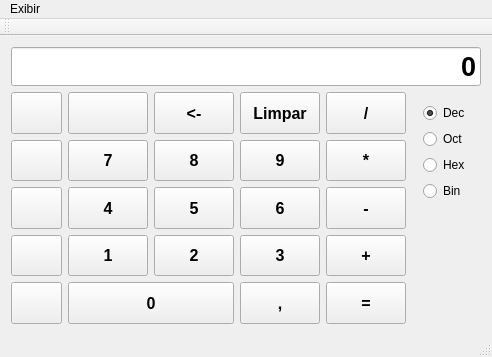
<?xml version="1.0" encoding="UTF-8"?>
<ui version="4.0">
 <class>MainWindow</class>
 <widget class="QMainWindow" name="MainWindow">
  <property name="geometry">
   <rect>
    <x>0</x>
    <y>0</y>
    <width>466</width>
    <height>357</height>
   </rect>
  </property>
  <property name="windowTitle">
   <string>MainWindow</string>
  </property>
  <property name="styleSheet">
   <string notr="true"/>
  </property>
  <widget class="QWidget" name="centralWidget">
   <layout class="QVBoxLayout" name="verticalLayout_2">
    <item>
     <widget class="QLineEdit" name="visor">
      <property name="font">
       <font>
        <pointsize>20</pointsize>
        <weight>75</weight>
        <bold>true</bold>
       </font>
      </property>
      <property name="text">
       <string>0</string>
      </property>
      <property name="maxLength">
       <number>15</number>
      </property>
      <property name="alignment">
       <set>Qt::AlignRight|Qt::AlignTrailing|Qt::AlignVCenter</set>
      </property>
      <property name="readOnly">
       <bool>true</bool>
      </property>
     </widget>
    </item>
    <item>
     <layout class="QHBoxLayout" name="horizontalLayout">
      <item>
       <layout class="QGridLayout" name="gridLayout_2">
        <item row="7" column="0">
         <widget class="QPushButton" name="pushButton_9">
          <property name="sizePolicy">
           <sizepolicy hsizetype="Expanding" vsizetype="Expanding">
            <horstretch>0</horstretch>
            <verstretch>0</verstretch>
           </sizepolicy>
          </property>
          <property name="font">
           <font>
            <pointsize>12</pointsize>
            <weight>75</weight>
            <bold>true</bold>
           </font>
          </property>
          <property name="text">
           <string/>
          </property>
         </widget>
        </item>
        <item row="7" column="1">
         <widget class="QPushButton" name="btn4">
          <property name="sizePolicy">
           <sizepolicy hsizetype="Expanding" vsizetype="Expanding">
            <horstretch>0</horstretch>
            <verstretch>0</verstretch>
           </sizepolicy>
          </property>
          <property name="font">
           <font>
            <pointsize>12</pointsize>
            <weight>75</weight>
            <bold>true</bold>
           </font>
          </property>
          <property name="text">
           <string>4</string>
          </property>
         </widget>
        </item>
        <item row="9" column="0">
         <widget class="QPushButton" name="pushButton">
          <property name="sizePolicy">
           <sizepolicy hsizetype="Expanding" vsizetype="Expanding">
            <horstretch>0</horstretch>
            <verstretch>0</verstretch>
           </sizepolicy>
          </property>
          <property name="font">
           <font>
            <pointsize>12</pointsize>
            <weight>75</weight>
            <bold>true</bold>
           </font>
          </property>
          <property name="text">
           <string/>
          </property>
         </widget>
        </item>
        <item row="9" column="1">
         <widget class="QPushButton" name="btn1">
          <property name="sizePolicy">
           <sizepolicy hsizetype="Expanding" vsizetype="Expanding">
            <horstretch>0</horstretch>
            <verstretch>0</verstretch>
           </sizepolicy>
          </property>
          <property name="font">
           <font>
            <pointsize>12</pointsize>
            <weight>75</weight>
            <bold>true</bold>
           </font>
          </property>
          <property name="text">
           <string>1</string>
          </property>
         </widget>
        </item>
        <item row="9" column="2">
         <widget class="QPushButton" name="btn2">
          <property name="sizePolicy">
           <sizepolicy hsizetype="Expanding" vsizetype="Expanding">
            <horstretch>0</horstretch>
            <verstretch>0</verstretch>
           </sizepolicy>
          </property>
          <property name="font">
           <font>
            <pointsize>12</pointsize>
            <weight>75</weight>
            <bold>true</bold>
           </font>
          </property>
          <property name="text">
           <string>2</string>
          </property>
         </widget>
        </item>
        <item row="9" column="3">
         <widget class="QPushButton" name="btn3">
          <property name="sizePolicy">
           <sizepolicy hsizetype="Expanding" vsizetype="Expanding">
            <horstretch>0</horstretch>
            <verstretch>0</verstretch>
           </sizepolicy>
          </property>
          <property name="font">
           <font>
            <pointsize>12</pointsize>
            <weight>75</weight>
            <bold>true</bold>
           </font>
          </property>
          <property name="text">
           <string>3</string>
          </property>
         </widget>
        </item>
        <item row="9" column="4">
         <widget class="QPushButton" name="btnSoma">
          <property name="sizePolicy">
           <sizepolicy hsizetype="Expanding" vsizetype="Expanding">
            <horstretch>0</horstretch>
            <verstretch>0</verstretch>
           </sizepolicy>
          </property>
          <property name="font">
           <font>
            <pointsize>12</pointsize>
            <weight>75</weight>
            <bold>true</bold>
           </font>
          </property>
          <property name="text">
           <string>+</string>
          </property>
         </widget>
        </item>
        <item row="10" column="0">
         <widget class="QPushButton" name="pushButton_2">
          <property name="sizePolicy">
           <sizepolicy hsizetype="Expanding" vsizetype="Expanding">
            <horstretch>0</horstretch>
            <verstretch>0</verstretch>
           </sizepolicy>
          </property>
          <property name="font">
           <font>
            <pointsize>12</pointsize>
            <weight>75</weight>
            <bold>true</bold>
           </font>
          </property>
          <property name="text">
           <string/>
          </property>
         </widget>
        </item>
        <item row="10" column="1" colspan="2">
         <widget class="QPushButton" name="btn0">
          <property name="sizePolicy">
           <sizepolicy hsizetype="Expanding" vsizetype="Expanding">
            <horstretch>0</horstretch>
            <verstretch>0</verstretch>
           </sizepolicy>
          </property>
          <property name="font">
           <font>
            <pointsize>12</pointsize>
            <weight>75</weight>
            <bold>true</bold>
           </font>
          </property>
          <property name="text">
           <string>0</string>
          </property>
         </widget>
        </item>
        <item row="10" column="3">
         <widget class="QPushButton" name="btnVirg">
          <property name="sizePolicy">
           <sizepolicy hsizetype="Expanding" vsizetype="Expanding">
            <horstretch>0</horstretch>
            <verstretch>0</verstretch>
           </sizepolicy>
          </property>
          <property name="font">
           <font>
            <pointsize>12</pointsize>
            <weight>75</weight>
            <bold>true</bold>
           </font>
          </property>
          <property name="text">
           <string>,</string>
          </property>
         </widget>
        </item>
        <item row="10" column="4">
         <widget class="QPushButton" name="btnIgual">
          <property name="sizePolicy">
           <sizepolicy hsizetype="Expanding" vsizetype="Expanding">
            <horstretch>0</horstretch>
            <verstretch>0</verstretch>
           </sizepolicy>
          </property>
          <property name="font">
           <font>
            <pointsize>12</pointsize>
            <weight>75</weight>
            <bold>true</bold>
           </font>
          </property>
          <property name="text">
           <string>=</string>
          </property>
         </widget>
        </item>
        <item row="7" column="2">
         <widget class="QPushButton" name="btn5">
          <property name="sizePolicy">
           <sizepolicy hsizetype="Expanding" vsizetype="Expanding">
            <horstretch>0</horstretch>
            <verstretch>0</verstretch>
           </sizepolicy>
          </property>
          <property name="font">
           <font>
            <pointsize>12</pointsize>
            <weight>75</weight>
            <bold>true</bold>
           </font>
          </property>
          <property name="text">
           <string>5</string>
          </property>
         </widget>
        </item>
        <item row="7" column="3">
         <widget class="QPushButton" name="btn6">
          <property name="sizePolicy">
           <sizepolicy hsizetype="Expanding" vsizetype="Expanding">
            <horstretch>0</horstretch>
            <verstretch>0</verstretch>
           </sizepolicy>
          </property>
          <property name="font">
           <font>
            <pointsize>12</pointsize>
            <weight>75</weight>
            <bold>true</bold>
           </font>
          </property>
          <property name="text">
           <string>6</string>
          </property>
         </widget>
        </item>
        <item row="7" column="4">
         <widget class="QPushButton" name="btnSub">
          <property name="sizePolicy">
           <sizepolicy hsizetype="Expanding" vsizetype="Expanding">
            <horstretch>0</horstretch>
            <verstretch>0</verstretch>
           </sizepolicy>
          </property>
          <property name="font">
           <font>
            <pointsize>12</pointsize>
            <weight>75</weight>
            <bold>true</bold>
           </font>
          </property>
          <property name="text">
           <string>-</string>
          </property>
         </widget>
        </item>
        <item row="4" column="2">
         <widget class="QPushButton" name="btnBackSpace">
          <property name="sizePolicy">
           <sizepolicy hsizetype="Expanding" vsizetype="Expanding">
            <horstretch>0</horstretch>
            <verstretch>0</verstretch>
           </sizepolicy>
          </property>
          <property name="font">
           <font>
            <pointsize>12</pointsize>
            <weight>75</weight>
            <bold>true</bold>
           </font>
          </property>
          <property name="text">
           <string>&lt;-</string>
          </property>
         </widget>
        </item>
        <item row="4" column="4">
         <widget class="QPushButton" name="btnDiv">
          <property name="sizePolicy">
           <sizepolicy hsizetype="Expanding" vsizetype="Expanding">
            <horstretch>0</horstretch>
            <verstretch>0</verstretch>
           </sizepolicy>
          </property>
          <property name="font">
           <font>
            <pointsize>12</pointsize>
            <weight>75</weight>
            <bold>true</bold>
           </font>
          </property>
          <property name="text">
           <string>/</string>
          </property>
         </widget>
        </item>
        <item row="4" column="3">
         <widget class="QPushButton" name="btnLimpar">
          <property name="sizePolicy">
           <sizepolicy hsizetype="Expanding" vsizetype="Expanding">
            <horstretch>0</horstretch>
            <verstretch>0</verstretch>
           </sizepolicy>
          </property>
          <property name="font">
           <font>
            <pointsize>12</pointsize>
            <weight>75</weight>
            <bold>true</bold>
           </font>
          </property>
          <property name="text">
           <string>Limpar</string>
          </property>
         </widget>
        </item>
        <item row="6" column="1">
         <widget class="QPushButton" name="btn7">
          <property name="sizePolicy">
           <sizepolicy hsizetype="Expanding" vsizetype="Expanding">
            <horstretch>0</horstretch>
            <verstretch>0</verstretch>
           </sizepolicy>
          </property>
          <property name="font">
           <font>
            <pointsize>12</pointsize>
            <weight>75</weight>
            <bold>true</bold>
           </font>
          </property>
          <property name="text">
           <string>7</string>
          </property>
         </widget>
        </item>
        <item row="4" column="1">
         <widget class="QPushButton" name="pushButton_17">
          <property name="sizePolicy">
           <sizepolicy hsizetype="Expanding" vsizetype="Expanding">
            <horstretch>0</horstretch>
            <verstretch>0</verstretch>
           </sizepolicy>
          </property>
          <property name="font">
           <font>
            <pointsize>12</pointsize>
            <weight>75</weight>
            <bold>true</bold>
           </font>
          </property>
          <property name="text">
           <string/>
          </property>
         </widget>
        </item>
        <item row="6" column="0">
         <widget class="QPushButton" name="pushButton_14">
          <property name="sizePolicy">
           <sizepolicy hsizetype="Expanding" vsizetype="Expanding">
            <horstretch>0</horstretch>
            <verstretch>0</verstretch>
           </sizepolicy>
          </property>
          <property name="font">
           <font>
            <pointsize>12</pointsize>
            <weight>75</weight>
            <bold>true</bold>
           </font>
          </property>
          <property name="text">
           <string/>
          </property>
         </widget>
        </item>
        <item row="4" column="0">
         <widget class="QPushButton" name="pushButton_22">
          <property name="sizePolicy">
           <sizepolicy hsizetype="Expanding" vsizetype="Expanding">
            <horstretch>0</horstretch>
            <verstretch>0</verstretch>
           </sizepolicy>
          </property>
          <property name="font">
           <font>
            <pointsize>12</pointsize>
            <weight>75</weight>
            <bold>true</bold>
           </font>
          </property>
          <property name="text">
           <string/>
          </property>
         </widget>
        </item>
        <item row="6" column="2">
         <widget class="QPushButton" name="btn8">
          <property name="sizePolicy">
           <sizepolicy hsizetype="Expanding" vsizetype="Expanding">
            <horstretch>0</horstretch>
            <verstretch>0</verstretch>
           </sizepolicy>
          </property>
          <property name="font">
           <font>
            <pointsize>12</pointsize>
            <weight>75</weight>
            <bold>true</bold>
           </font>
          </property>
          <property name="text">
           <string>8</string>
          </property>
         </widget>
        </item>
        <item row="6" column="3">
         <widget class="QPushButton" name="btn9">
          <property name="sizePolicy">
           <sizepolicy hsizetype="Expanding" vsizetype="Expanding">
            <horstretch>0</horstretch>
            <verstretch>0</verstretch>
           </sizepolicy>
          </property>
          <property name="font">
           <font>
            <pointsize>12</pointsize>
            <weight>75</weight>
            <bold>true</bold>
           </font>
          </property>
          <property name="text">
           <string>9</string>
          </property>
         </widget>
        </item>
        <item row="6" column="4">
         <widget class="QPushButton" name="btnMult">
          <property name="sizePolicy">
           <sizepolicy hsizetype="Expanding" vsizetype="Expanding">
            <horstretch>0</horstretch>
            <verstretch>0</verstretch>
           </sizepolicy>
          </property>
          <property name="font">
           <font>
            <pointsize>12</pointsize>
            <weight>75</weight>
            <bold>true</bold>
           </font>
          </property>
          <property name="text">
           <string>*</string>
          </property>
         </widget>
        </item>
       </layout>
      </item>
      <item>
       <layout class="QVBoxLayout" name="layoutAvancada">
        <item>
         <widget class="QWidget" name="widgetConv" native="true">
          <layout class="QVBoxLayout" name="verticalLayout">
           <item>
            <widget class="QRadioButton" name="rdbDec">
             <property name="text">
              <string>Dec</string>
             </property>
             <property name="checked">
              <bool>true</bool>
             </property>
            </widget>
           </item>
           <item>
            <widget class="QRadioButton" name="rdbOct">
             <property name="text">
              <string>Oct</string>
             </property>
            </widget>
           </item>
           <item>
            <widget class="QRadioButton" name="rdbHex">
             <property name="text">
              <string>Hex</string>
             </property>
            </widget>
           </item>
           <item>
            <widget class="QRadioButton" name="rdbBin">
             <property name="text">
              <string>Bin</string>
             </property>
            </widget>
           </item>
           <item>
            <spacer name="verticalSpacer">
             <property name="orientation">
              <enum>Qt::Vertical</enum>
             </property>
             <property name="sizeHint" stdset="0">
              <size>
               <width>20</width>
               <height>46</height>
              </size>
             </property>
            </spacer>
           </item>
          </layout>
         </widget>
        </item>
       </layout>
      </item>
     </layout>
    </item>
   </layout>
  </widget>
  <widget class="QMenuBar" name="menuBar">
   <property name="geometry">
    <rect>
     <x>0</x>
     <y>0</y>
     <width>466</width>
     <height>21</height>
    </rect>
   </property>
   <widget class="QMenu" name="menuExibir">
    <property name="title">
     <string>Exibir</string>
    </property>
    <addaction name="actionPadr_o"/>
    <addaction name="actionCient_fica"/>
   </widget>
   <addaction name="menuExibir"/>
  </widget>
  <widget class="QToolBar" name="mainToolBar">
   <attribute name="toolBarArea">
    <enum>TopToolBarArea</enum>
   </attribute>
   <attribute name="toolBarBreak">
    <bool>false</bool>
   </attribute>
  </widget>
  <widget class="QStatusBar" name="statusBar"/>
  <action name="actionPadr_o">
   <property name="checkable">
    <bool>true</bool>
   </property>
   <property name="checked">
    <bool>false</bool>
   </property>
   <property name="text">
    <string>Padrão</string>
   </property>
  </action>
  <action name="actionCient_fica">
   <property name="checkable">
    <bool>true</bool>
   </property>
   <property name="checked">
    <bool>true</bool>
   </property>
   <property name="text">
    <string>Científica</string>
   </property>
  </action>
 </widget>
 <layoutdefault spacing="6" margin="11"/>
 <resources/>
 <connections>
  <connection>
   <sender>btn0</sender>
   <signal>clicked()</signal>
   <receiver>MainWindow</receiver>
   <slot>digitoClick()</slot>
   <hints>
    <hint type="sourcelabel">
     <x>146</x>
     <y>234</y>
    </hint>
    <hint type="destinationlabel">
     <x>223</x>
     <y>139</y>
    </hint>
   </hints>
  </connection>
  <connection>
   <sender>btn1</sender>
   <signal>clicked()</signal>
   <receiver>MainWindow</receiver>
   <slot>digitoClick()</slot>
   <hints>
    <hint type="sourcelabel">
     <x>106</x>
     <y>201</y>
    </hint>
    <hint type="destinationlabel">
     <x>223</x>
     <y>139</y>
    </hint>
   </hints>
  </connection>
  <connection>
   <sender>btn2</sender>
   <signal>clicked()</signal>
   <receiver>MainWindow</receiver>
   <slot>digitoClick()</slot>
   <hints>
    <hint type="sourcelabel">
     <x>187</x>
     <y>201</y>
    </hint>
    <hint type="destinationlabel">
     <x>223</x>
     <y>139</y>
    </hint>
   </hints>
  </connection>
  <connection>
   <sender>btn3</sender>
   <signal>clicked()</signal>
   <receiver>MainWindow</receiver>
   <slot>digitoClick()</slot>
   <hints>
    <hint type="sourcelabel">
     <x>268</x>
     <y>201</y>
    </hint>
    <hint type="destinationlabel">
     <x>223</x>
     <y>139</y>
    </hint>
   </hints>
  </connection>
  <connection>
   <sender>btn4</sender>
   <signal>clicked()</signal>
   <receiver>MainWindow</receiver>
   <slot>digitoClick()</slot>
   <hints>
    <hint type="sourcelabel">
     <x>106</x>
     <y>168</y>
    </hint>
    <hint type="destinationlabel">
     <x>223</x>
     <y>139</y>
    </hint>
   </hints>
  </connection>
  <connection>
   <sender>btn5</sender>
   <signal>clicked()</signal>
   <receiver>MainWindow</receiver>
   <slot>digitoClick()</slot>
   <hints>
    <hint type="sourcelabel">
     <x>187</x>
     <y>168</y>
    </hint>
    <hint type="destinationlabel">
     <x>223</x>
     <y>139</y>
    </hint>
   </hints>
  </connection>
  <connection>
   <sender>btn6</sender>
   <signal>clicked()</signal>
   <receiver>MainWindow</receiver>
   <slot>digitoClick()</slot>
   <hints>
    <hint type="sourcelabel">
     <x>268</x>
     <y>168</y>
    </hint>
    <hint type="destinationlabel">
     <x>223</x>
     <y>139</y>
    </hint>
   </hints>
  </connection>
  <connection>
   <sender>btn7</sender>
   <signal>clicked()</signal>
   <receiver>MainWindow</receiver>
   <slot>digitoClick()</slot>
   <hints>
    <hint type="sourcelabel">
     <x>106</x>
     <y>135</y>
    </hint>
    <hint type="destinationlabel">
     <x>223</x>
     <y>139</y>
    </hint>
   </hints>
  </connection>
  <connection>
   <sender>btn8</sender>
   <signal>clicked()</signal>
   <receiver>MainWindow</receiver>
   <slot>digitoClick()</slot>
   <hints>
    <hint type="sourcelabel">
     <x>187</x>
     <y>135</y>
    </hint>
    <hint type="destinationlabel">
     <x>223</x>
     <y>139</y>
    </hint>
   </hints>
  </connection>
  <connection>
   <sender>btn9</sender>
   <signal>clicked()</signal>
   <receiver>MainWindow</receiver>
   <slot>digitoClick()</slot>
   <hints>
    <hint type="sourcelabel">
     <x>268</x>
     <y>135</y>
    </hint>
    <hint type="destinationlabel">
     <x>223</x>
     <y>139</y>
    </hint>
   </hints>
  </connection>
  <connection>
   <sender>btnSoma</sender>
   <signal>clicked()</signal>
   <receiver>MainWindow</receiver>
   <slot>opClick()</slot>
   <hints>
    <hint type="sourcelabel">
     <x>349</x>
     <y>201</y>
    </hint>
    <hint type="destinationlabel">
     <x>223</x>
     <y>139</y>
    </hint>
   </hints>
  </connection>
  <connection>
   <sender>btnSub</sender>
   <signal>clicked()</signal>
   <receiver>MainWindow</receiver>
   <slot>opClick()</slot>
   <hints>
    <hint type="sourcelabel">
     <x>349</x>
     <y>168</y>
    </hint>
    <hint type="destinationlabel">
     <x>223</x>
     <y>139</y>
    </hint>
   </hints>
  </connection>
  <connection>
   <sender>btnMult</sender>
   <signal>clicked()</signal>
   <receiver>MainWindow</receiver>
   <slot>opClick()</slot>
   <hints>
    <hint type="sourcelabel">
     <x>349</x>
     <y>135</y>
    </hint>
    <hint type="destinationlabel">
     <x>223</x>
     <y>139</y>
    </hint>
   </hints>
  </connection>
  <connection>
   <sender>btnDiv</sender>
   <signal>clicked()</signal>
   <receiver>MainWindow</receiver>
   <slot>opClick()</slot>
   <hints>
    <hint type="sourcelabel">
     <x>349</x>
     <y>102</y>
    </hint>
    <hint type="destinationlabel">
     <x>223</x>
     <y>139</y>
    </hint>
   </hints>
  </connection>
  <connection>
   <sender>btnIgual</sender>
   <signal>clicked()</signal>
   <receiver>MainWindow</receiver>
   <slot>igualClick()</slot>
   <hints>
    <hint type="sourcelabel">
     <x>349</x>
     <y>234</y>
    </hint>
    <hint type="destinationlabel">
     <x>223</x>
     <y>139</y>
    </hint>
   </hints>
  </connection>
  <connection>
   <sender>rdbBin</sender>
   <signal>clicked()</signal>
   <receiver>MainWindow</receiver>
   <slot>convSistemas()</slot>
   <hints>
    <hint type="sourcelabel">
     <x>424</x>
     <y>175</y>
    </hint>
    <hint type="destinationlabel">
     <x>232</x>
     <y>139</y>
    </hint>
   </hints>
  </connection>
  <connection>
   <sender>rdbDec</sender>
   <signal>clicked()</signal>
   <receiver>MainWindow</receiver>
   <slot>convSistemas()</slot>
   <hints>
    <hint type="sourcelabel">
     <x>424</x>
     <y>106</y>
    </hint>
    <hint type="destinationlabel">
     <x>232</x>
     <y>139</y>
    </hint>
   </hints>
  </connection>
  <connection>
   <sender>rdbHex</sender>
   <signal>clicked()</signal>
   <receiver>MainWindow</receiver>
   <slot>convSistemas()</slot>
   <hints>
    <hint type="sourcelabel">
     <x>424</x>
     <y>152</y>
    </hint>
    <hint type="destinationlabel">
     <x>232</x>
     <y>139</y>
    </hint>
   </hints>
  </connection>
  <connection>
   <sender>rdbOct</sender>
   <signal>clicked()</signal>
   <receiver>MainWindow</receiver>
   <slot>convSistemas()</slot>
   <hints>
    <hint type="sourcelabel">
     <x>424</x>
     <y>129</y>
    </hint>
    <hint type="destinationlabel">
     <x>232</x>
     <y>139</y>
    </hint>
   </hints>
  </connection>
 </connections>
 <slots>
  <slot>digitoClick()</slot>
  <slot>opClick()</slot>
  <slot>igualClick()</slot>
  <slot>convSistemas()</slot>
 </slots>
</ui>
